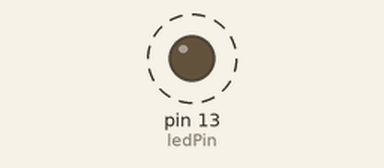
A sketch run on a simulated Arduino Uno, built with avr-gcc and run on an emulated ATmega328P. Shown: output pins drawn as LEDs (lit = HIGH). Dashed ring = blinking.

Above: at 0.5 s.
Timing chart, 0 to 4.6 s (numbered marks = the images above):
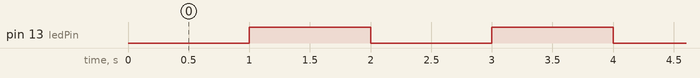

The sketch:

millis.ino
```cpp
const int ledPin = 13;

unsigned long previousMillis = 0;
const unsigned long interval = 1000;  // 1 second

void setup() {
  pinMode(ledPin, OUTPUT);
}

void loop() {
  unsigned long currentMillis = millis();

  if (currentMillis - previousMillis >= interval) {
    previousMillis = currentMillis;

    digitalWrite(ledPin, !digitalRead(ledPin)); // Toggle LED
  }

  // Other code can run here at the same time
}
```

Measured:
- by itself, pin 13 (ledPin): alternates HIGH for 1.0 s and LOW for 1.0 s
